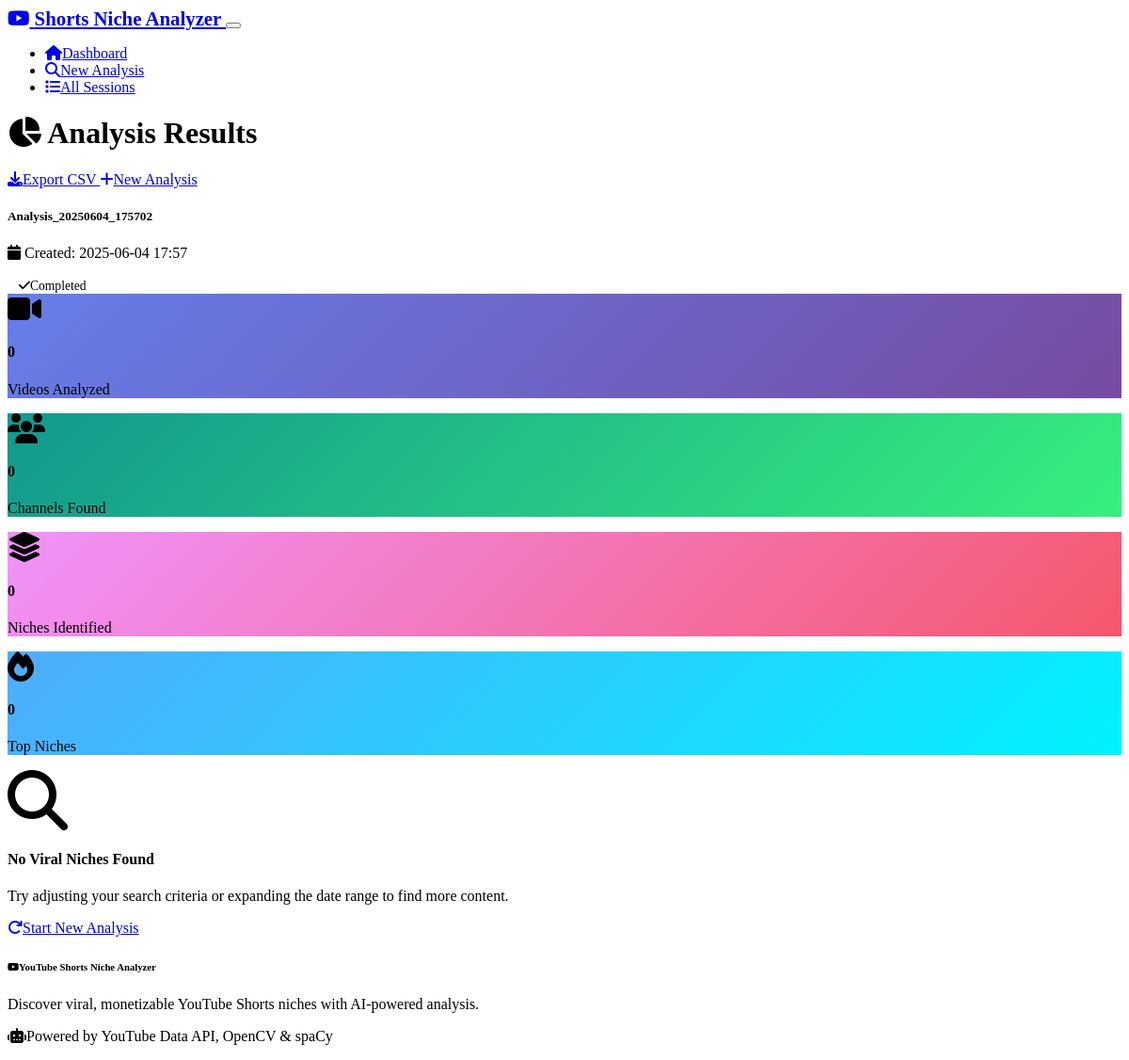
The page /results/7 on the database its author committed.
### models.py (models this page shows, shortened)
class AnalysisSession(db.Model):
    id = db.Column(db.Integer, primary_key=True)
    session_name = db.Column(db.String(200), nullable=False)
    created_at = db.Column(db.DateTime, default=datetime.utcnow)
    parameters = db.Column(db.Text)  # JSON string of search parameters
    status = db.Column(db.String(50), default='pending')  # pending, running, completed, failed
    total_videos_analyzed = db.Column(db.Integer, default=0)
    total_channels_found = db.Column(db.Integer, default=0)
    total_niches_identified = db.Column(db.Integer, default=0)

### routes.py (the view)
@app.route('/results/<int:session_id>')
def results(session_id):
    session = AnalysisSession.query.get_or_404(session_id)
    niches = NicheResult.query.filter_by(session_id=session_id).order_by(NicheResult.viral_score.desc()).all()
    return render_template('results.html',
                         session=session,
                         niches=niches,
                         analysis_state=analysis_state)

### templates/results.html (shortened to what this page needs)
{% extends "base.html" %}
{% block content %}
<div class="row">
    <div class="col-12">
        <div class="d-flex justify-content-between align-items-center mb-4">
            <h1 class="display-6">
                <i class="fas fa-chart-pie text-success me-2"></i>
                Analysis Results
            </h1>
            <div class="d-flex gap-2">
                {% if session.status == 'completed' %}
                <a href="{{ url_for('export_csv', session_id=session.id) }}" class="btn btn-success">
                    <i class="fas fa-download me-2"></i>Export CSV
                </a>
                {% endif %}
                <a href="{{ url_for('analyze') }}" class="btn btn-outline-primary">
                    <i class="fas fa-plus me-2"></i>New Analysis
                </a>
            </div>
        </div>
    </div>
</div>
<div class="row mb-4">
    <div class="col-12">
        <div class="card">
            <div class="card-body">
                <div class="row align-items-center">
                    <div class="col-md-8">
                        <h5 class="card-title mb-2">{{ session.session_name }}</h5>
                        <p class="text-muted mb-0">
                            <i class="fas fa-calendar me-1"></i>
                            Created: {{ session.created_at.strftime('%Y-%m-%d %H:%M') }}
                        </p>
                    </div>
                    <div class="col-md-4 text-md-end">
                        {% if session.status == 'completed' %}
                            <span class="badge bg-success fs-6">
                                <i class="fas fa-check me-1"></i>Completed
                            </span>
                        {% elif session.status == 'running' %}
                            <span class="badge bg-primary fs-6">
                                <i class="fas fa-spinner fa-spin me-1"></i>Running
                            </span>
                        {% elif session.status == 'failed' %}
                            <span class="badge bg-danger fs-6">
                                <i class="fas fa-times me-1"></i>Failed
                            </span>
                        {% else %}
                            <span class="badge bg-secondary fs-6">
                                <i class="fas fa-clock me-1"></i>Pending
                            </span>
                        {% endif %}
                    </div>
                </div>
            </div>
        </div>
    </div>
</div>
{% if session.status == 'completed' %}
<div class="row mb-4">
    <div class="col-md-3">
        <div class="card text-center bg-primary text-white">
            <div class="card-body">
                <i class="fas fa-video fa-2x mb-2"></i>
                <h4>{{ session.total_videos_analyzed or 0 }}</h4>
                <p class="mb-0">Videos Analyzed</p>
            </div>
        </div>
    </div>
    <div class="col-md-3">
        <div class="card text-center bg-success text-white">
            <div class="card-body">
                <i class="fas fa-users fa-2x mb-2"></i>
                <h4>{{ session.total_channels_found or 0 }}</h4>
                <p class="mb-0">Channels Found</p>
            </div>
        </div>
    </div>
    <div class="col-md-3">
        <div class="card text-center bg-warning text-white">
            <div class="card-body">
                <i class="fas fa-layer-group fa-2x mb-2"></i>
                <h4>{{ session.total_niches_identified or 0 }}</h4>
                <p class="mb-0">Niches Identified</p>
            </div>
        </div>
    </div>
    <div class="col-md-3">
        <div class="card text-center bg-info text-white">
            <div class="card-body">
                <i class="fas fa-fire fa-2x mb-2"></i>
                <h4>{{ niches|length }}</h4>
                <p class="mb-0">Top Niches</p>
            </div>
        </div>
    </div>
</div>
{% endif %}
{% if niches %}
<div class="row">
    <div class="col-12">
        <h3 class="mb-4">
            <i class="fas fa-trophy text-warning me-2"></i>
            Top Viral Niches
        </h3>
        {% for niche in niches %}
        <div class="card mb-4 border-0 shadow-sm">
            <div class="card-header bg-body-secondary">
                <div class="row align-items-center">
                    <div class="col-md-8">
                        <h5 class="mb-0">
                            <span class="badge bg-primary me-2">#{{ loop.index }}</span>
                            {{ niche.niche_name }}
                        </h5>
                    </div>
                    <div class="col-md-4 text-md-end">
                        <span class="badge bg-success fs-6">
                            <i class="fas fa-star me-1"></i>
                            Viral Score: {{ "%.1f"|format(niche.viral_score) }}
                        </span>
                    </div>
                </div>
            </div>
            <div class="card-body">
                <div class="row g-4">
                    <div class="col-lg-8">
                        <div class="row g-3">
                            <div class="col-sm-3">
                                <div class="text-center">
                                    <div class="h5 text-primary mb-1">{{ niche.total_videos }}</div>
                                    <small class="text-muted">Videos</small>
                                </div>
                            </div>
                            <div class="col-sm-3">
                                <div class="text-center">
                                    <div class="h5 text-success mb-1">{{ "{:,.0f}".format(niche.avg_views_per_day) }}</div>
                                    <small class="text-muted">Avg Views/Day</small>
                                </div>
                            </div>
                            <div class="col-sm-3">
                                <div class="text-center">
                                    <div class="h5 text-warning mb-1">{{ "{:.2%}".format(niche.avg_engagement_ratio) }}</div>
                                    <small class="text-muted">Engagement</small>
                                </div>
                            </div>
                            <div class="col-sm-3">
                                <div class="text-center">
                                    <div class="h5 text-info mb-1">{{ niche.get_top_channels()|length }}</div>
                                    <small class="text-muted">Top Channels</small>
                                </div>
                            </div>
                        </div>
                        {% if niche.get_keywords() %}
                        <div class="mt-3">
                            <h6 class="text-muted mb-2">
                                <i class="fas fa-tags me-1"></i>Popular Keywords
                            </h6>
                            <div class="d-flex flex-wrap gap-1">
                                {% for keyword in niche.get_keywords()[:8] %}
                                <span class="badge bg-body-secondary text-dark">{{ keyword }}</span>
                                {% endfor %}
                            </div>
                        </div>
                        {% endif %}
                        {% if niche.get_top_channels() %}
                        <div class="mt-3">
                            <h6 class="text-muted mb-2">
                                <i class="fas fa-users me-1"></i>Top Performing Channels
                            </h6>
                            <div class="row g-2">
                                {% for channel in niche.get_top_channels()[:3] %}
                                <div class="col-md-4">
                                    <div class="border rounded p-2 bg-body-secondary">
                                        <div class="fw-bold small">{{ channel.channel_title }}</div>
                                        <small class="text-muted">
                                            {{ "{:,}".format(channel.subscriber_count or 0) }} subs •
                                            {{ channel.video_count or 0 }} videos
                                        </small>
                                    </div>
                                </div>
                                {% endfor %}
                            </div>
                        </div>
                        {% endif %}
                    </div>
                    <div class="col-lg-4">
                        {% if niche.get_top_videos() %}
                        <h6 class="text-muted mb-2">
                            <i class="fas fa-fire me-1"></i>Top Videos
                        </h6>
                        {% for video in niche.get_top_videos()[:3] %}
                        <div class="card border-0 bg-body-secondary mb-2">
                            <div class="card-body p-2">
                                <div class="small fw-bold mb-1" style="line-height: 1.3;">
                                    {{ video.title[:50] }}{% if video.title|length > 50 %}...{% endif %}
                                </div>
                                <div class="d-flex justify-content-between align-items-center">
                                    <small class="text-muted">
                                        {{ "{:,}".format(video.view_count) }} views
                                    </small>
                                    <small class="badge bg-success">
                                        {{ "%.1f"|format(video.viral_score) }}
                                    </small>
                                </div>
                            </div>
                        </div>
                        {% endfor %}
                        {% endif %}
                    </div>
                </div>
            </div>
        </div>
        {% endfor %}
    </div>
</div>
{% elif session.status == 'completed' %}
<div class="row">
    <div class="col-12">
        <div class="text-center py-5">
            <i class="fas fa-search fa-4x text-muted mb-4"></i>
            <h4 class="text-muted">No Viral Niches Found</h4>
            <p class="text-muted mb-4">
                Try adjusting your search criteria or expanding the date range to find more content.
            </p>
            <a href="{{ url_for('analyze') }}" class="btn btn-primary">
                <i class="fas fa-redo me-2"></i>Start New Analysis
            </a>
        </div>
    </div>
</div>
{% endif %}
{% endblock %}

### static/css/style.css (style rules this page uses)
:root { --primary-gradient: linear-gradient(135deg, #667eea 0%, #764ba2 100%); --success-gradient: linear-gradient(135deg, #11998e 0%, #38ef7d 100%); --warning-gradient: linear-gradient(135deg, #f093fb 0%, #f5576c 100%); --info-gradient: linear-gradient(135deg, #4facfe 0%, #00f2fe 100%); }
.card { transition: transform 0.2s ease, box-shadow 0.2s ease; }
.card.bg-primary { background: var(--primary-gradient) !important; border: none; }
.card.bg-success { background: var(--success-gradient) !important; border: none; }
.card.bg-warning { background: var(--warning-gradient) !important; border: none; }
.card.bg-info { background: var(--info-gradient) !important; border: none; }
.badge { font-weight: 500; }
.badge.fs-6 { font-size: 0.85rem !important; padding: 0.5rem 0.75rem; }
.fas, .fab { font-family: "Font Awesome 6 Free", "Font Awesome 6 Brands"; }

### rows shown on the page
AnalysisSession: session_name "Analysis_20250604_175702", created_at "2025-06-04 17:57", total_videos_analyzed "0", total_channels_found "0", total_niches_identified "0"

### other values the page prints
{{ niches|length }} "0"
